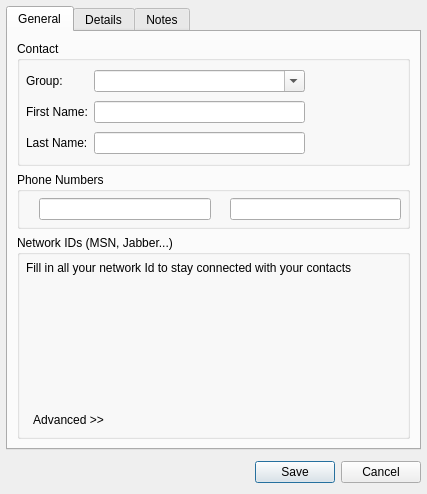
<ui version="4.0" >
 <class>ProfileDetails</class>
 <widget class="QWidget" name="ProfileDetails" >
  <property name="geometry" >
   <rect>
    <x>0</x>
    <y>0</y>
    <width>427</width>
    <height>494</height>
   </rect>
  </property>
  <layout class="QGridLayout" >
   <property name="margin" >
    <number>6</number>
   </property>
   <property name="spacing" >
    <number>6</number>
   </property>
   <item row="0" column="0" >
    <widget class="QTabWidget" name="tabWidget" >
     <property name="currentIndex" >
      <number>0</number>
     </property>
     <widget class="QWidget" name="tabGeneral" >
      <attribute name="title" >
       <string>General</string>
      </attribute>
      <layout class="QGridLayout" >
       <property name="margin" >
        <number>9</number>
       </property>
       <property name="spacing" >
        <number>6</number>
       </property>
       <item row="2" column="0" >
        <widget class="QGroupBox" name="groupBox_2" >
         <property name="title" >
          <string>Network IDs (MSN, Jabber...)</string>
         </property>
         <layout class="QGridLayout" >
          <property name="margin" >
           <number>6</number>
          </property>
          <property name="spacing" >
           <number>6</number>
          </property>
          <item row="1" column="0" >
           <widget class="QStackedWidget" name="imStackedWidget" >
            <property name="sizePolicy" >
             <sizepolicy>
              <hsizetype>5</hsizetype>
              <vsizetype>7</vsizetype>
              <horstretch>0</horstretch>
              <verstretch>0</verstretch>
             </sizepolicy>
            </property>
           </widget>
          </item>
          <item row="2" column="0" >
           <widget class="QToolButton" name="advancedButton" >
            <property name="text" >
             <string>Advanced >></string>
            </property>
            <property name="icon" >
             <iconset resource="../wengophone.qrc" >:/pics/config/advanced.png</iconset>
            </property>
            <property name="toolButtonStyle" >
             <enum>Qt::ToolButtonTextBesideIcon</enum>
            </property>
            <property name="autoRaise" >
             <bool>true</bool>
            </property>
           </widget>
          </item>
          <item row="0" column="0" >
           <widget class="QLabel" name="myProfileLabel" >
            <property name="autoFillBackground" >
             <bool>false</bool>
            </property>
            <property name="text" >
             <string>Fill in all your network Id to stay connected with your contacts</string>
            </property>
            <property name="scaledContents" >
             <bool>false</bool>
            </property>
            <property name="alignment" >
             <set>Qt::AlignJustify|Qt::AlignVCenter</set>
            </property>
            <property name="wordWrap" >
             <bool>true</bool>
            </property>
           </widget>
          </item>
         </layout>
        </widget>
       </item>
       <item row="1" column="0" >
        <widget class="QGroupBox" name="groupBox_3" >
         <property name="title" >
          <string>Phone Numbers</string>
         </property>
         <layout class="QGridLayout" >
          <property name="margin" >
           <number>6</number>
          </property>
          <property name="spacing" >
           <number>6</number>
          </property>
          <item row="0" column="2" >
           <widget class="QLabel" name="label_17" >
            <property name="sizePolicy" >
             <sizepolicy>
              <hsizetype>0</hsizetype>
              <vsizetype>5</vsizetype>
              <horstretch>0</horstretch>
              <verstretch>0</verstretch>
             </sizepolicy>
            </property>
            <property name="toolTip" >
             <string>Home phone</string>
            </property>
            <property name="pixmap" >
             <pixmap resource="../wengophone.qrc" >:/pics/contact/landline.png</pixmap>
            </property>
           </widget>
          </item>
          <item row="0" column="3" >
           <widget class="QLineEdit" name="homePhoneLineEdit" >
            <property name="maxLength" >
             <number>255</number>
            </property>
           </widget>
          </item>
          <item row="0" column="1" >
           <widget class="QLineEdit" name="mobilePhoneLineEdit" >
            <property name="maxLength" >
             <number>255</number>
            </property>
           </widget>
          </item>
          <item row="0" column="0" >
           <widget class="QLabel" name="label_15" >
            <property name="sizePolicy" >
             <sizepolicy>
              <hsizetype>0</hsizetype>
              <vsizetype>5</vsizetype>
              <horstretch>0</horstretch>
              <verstretch>0</verstretch>
             </sizepolicy>
            </property>
            <property name="toolTip" >
             <string>Mobile phone</string>
            </property>
            <property name="pixmap" >
             <pixmap resource="../wengophone.qrc" >:/pics/contact/mobile.png</pixmap>
            </property>
           </widget>
          </item>
         </layout>
        </widget>
       </item>
       <item row="0" column="0" >
        <widget class="QGroupBox" name="groupBox" >
         <property name="layoutDirection" >
          <enum>Qt::LeftToRight</enum>
         </property>
         <property name="title" >
          <string>Contact</string>
         </property>
         <layout class="QGridLayout" >
          <property name="margin" >
           <number>6</number>
          </property>
          <property name="spacing" >
           <number>6</number>
          </property>
          <item row="0" column="0" >
           <layout class="QGridLayout" >
            <property name="margin" >
             <number>0</number>
            </property>
            <property name="spacing" >
             <number>6</number>
            </property>
            <item row="0" column="0" >
             <widget class="QLabel" name="groupLabel" >
              <property name="text" >
               <string>Group:</string>
              </property>
             </widget>
            </item>
            <item row="2" column="1" >
             <widget class="QLineEdit" name="lastNameLineEdit" >
              <property name="maxLength" >
               <number>255</number>
              </property>
             </widget>
            </item>
            <item row="1" column="1" >
             <widget class="QLineEdit" name="firstNameLineEdit" >
              <property name="maxLength" >
               <number>255</number>
              </property>
             </widget>
            </item>
            <item row="2" column="0" >
             <widget class="QLabel" name="label_6" >
              <property name="text" >
               <string>Last Name:</string>
              </property>
             </widget>
            </item>
            <item row="1" column="0" >
             <widget class="QLabel" name="label_5" >
              <property name="text" >
               <string>First Name:</string>
              </property>
             </widget>
            </item>
            <item row="0" column="1" >
             <widget class="QComboBox" name="groupComboBox" >
              <property name="sizePolicy" >
               <sizepolicy>
                <hsizetype>7</hsizetype>
                <vsizetype>0</vsizetype>
                <horstretch>0</horstretch>
                <verstretch>0</verstretch>
               </sizepolicy>
              </property>
              <property name="editable" >
               <bool>true</bool>
              </property>
              <property name="maxVisibleItems" >
               <number>25</number>
              </property>
             </widget>
            </item>
           </layout>
          </item>
          <item row="0" column="1" >
           <widget class="QToolButton" name="avatarPixmapButton" >
            <property name="minimumSize" >
             <size>
              <width>90</width>
              <height>90</height>
             </size>
            </property>
            <property name="maximumSize" >
             <size>
              <width>90</width>
              <height>90</height>
             </size>
            </property>
            <property name="toolTip" >
             <string>&lt;html>&lt;head>&lt;meta name="qrichtext" content="1" />&lt;style type="text/css">
p, li { white-space: pre-wrap; }
&lt;/style>&lt;/head>&lt;body style=" font-family:'Sans Serif'; font-size:9pt; font-weight:400; font-style:normal; text-decoration:none;">
&lt;p style=" margin-top:0px; margin-bottom:0px; margin-left:0px; margin-right:0px; -qt-block-indent:0; text-indent:0px;">Click to change your avatar&lt;/p>&lt;/body>&lt;/html></string>
            </property>
            <property name="icon" >
             <iconset resource="../wengophone.qrc" >:/pics/avatar_background.png</iconset>
            </property>
            <property name="iconSize" >
             <size>
              <width>90</width>
              <height>90</height>
             </size>
            </property>
            <property name="autoRaise" >
             <bool>true</bool>
            </property>
           </widget>
          </item>
         </layout>
        </widget>
       </item>
      </layout>
     </widget>
     <widget class="QWidget" name="tabDetails" >
      <attribute name="title" >
       <string>Details</string>
      </attribute>
      <layout class="QGridLayout" >
       <property name="margin" >
        <number>9</number>
       </property>
       <property name="spacing" >
        <number>6</number>
       </property>
       <item row="1" column="0" >
        <widget class="QToolButton" name="websiteButton" >
         <property name="cursor" >
          <cursor>13</cursor>
         </property>
         <property name="text" >
          <string>Web/blog:</string>
         </property>
         <property name="icon" >
          <iconset resource="../wengophone.qrc" >:/pics/contact/home.png</iconset>
         </property>
         <property name="toolButtonStyle" >
          <enum>Qt::ToolButtonTextBesideIcon</enum>
         </property>
         <property name="autoRaise" >
          <bool>true</bool>
         </property>
        </widget>
       </item>
       <item row="2" column="0" colspan="2" >
        <widget class="Line" name="line" >
         <property name="orientation" >
          <enum>Qt::Horizontal</enum>
         </property>
        </widget>
       </item>
       <item row="3" column="0" >
        <widget class="QLabel" name="label_11" >
         <property name="text" >
          <string>Country:</string>
         </property>
        </widget>
       </item>
       <item row="4" column="0" >
        <widget class="QLabel" name="label_12" >
         <property name="text" >
          <string>State:</string>
         </property>
        </widget>
       </item>
       <item row="5" column="0" >
        <widget class="QLabel" name="label_8" >
         <property name="text" >
          <string>City:</string>
         </property>
        </widget>
       </item>
       <item row="6" column="0" colspan="2" >
        <widget class="Line" name="line_2" >
         <property name="orientation" >
          <enum>Qt::Horizontal</enum>
         </property>
        </widget>
       </item>
       <item row="7" column="0" >
        <widget class="QLabel" name="label_10" >
         <property name="text" >
          <string>Gender:</string>
         </property>
        </widget>
       </item>
       <item row="8" column="0" >
        <widget class="QLabel" name="label_7" >
         <property name="text" >
          <string>Birth Date:</string>
         </property>
        </widget>
       </item>
       <item row="9" column="1" >
        <spacer>
         <property name="orientation" >
          <enum>Qt::Vertical</enum>
         </property>
         <property name="sizeHint" >
          <size>
           <width>20</width>
           <height>40</height>
          </size>
         </property>
        </spacer>
       </item>
       <item row="0" column="0" >
        <widget class="QToolButton" name="emailButton" >
         <property name="cursor" >
          <cursor>13</cursor>
         </property>
         <property name="text" >
          <string>Email:</string>
         </property>
         <property name="icon" >
          <iconset resource="../wengophone.qrc" >:/pics/edit.png</iconset>
         </property>
         <property name="toolButtonStyle" >
          <enum>Qt::ToolButtonTextBesideIcon</enum>
         </property>
         <property name="autoRaise" >
          <bool>true</bool>
         </property>
        </widget>
       </item>
       <item row="1" column="1" >
        <widget class="QLineEdit" name="webLineEdit" />
       </item>
       <item row="0" column="1" >
        <widget class="QLineEdit" name="emailLineEdit" >
         <property name="maxLength" >
          <number>255</number>
         </property>
        </widget>
       </item>
       <item row="4" column="1" >
        <widget class="QLineEdit" name="stateLineEdit" >
         <property name="maxLength" >
          <number>255</number>
         </property>
        </widget>
       </item>
       <item row="5" column="1" >
        <widget class="QLineEdit" name="cityLineEdit" >
         <property name="maxLength" >
          <number>255</number>
         </property>
        </widget>
       </item>
       <item row="8" column="1" >
        <widget class="QDateEdit" name="birthDate" >
         <property name="displayFormat" >
          <string>dd MMMM yyyy</string>
         </property>
        </widget>
       </item>
       <item row="7" column="1" >
        <widget class="QComboBox" name="genderComboBox" >
         <item>
          <property name="text" >
           <string>Unknown</string>
          </property>
         </item>
         <item>
          <property name="text" >
           <string>Male</string>
          </property>
         </item>
         <item>
          <property name="text" >
           <string>Female</string>
          </property>
         </item>
        </widget>
       </item>
       <item row="3" column="1" >
        <widget class="QComboBox" name="countryComboBox" >
         <property name="editable" >
          <bool>true</bool>
         </property>
        </widget>
       </item>
      </layout>
     </widget>
     <widget class="QWidget" name="tabNotes" >
      <attribute name="title" >
       <string>Notes</string>
      </attribute>
      <layout class="QGridLayout" >
       <property name="margin" >
        <number>9</number>
       </property>
       <property name="spacing" >
        <number>6</number>
       </property>
       <item row="0" column="0" >
        <widget class="QTextEdit" name="notesEdit" />
       </item>
      </layout>
     </widget>
    </widget>
   </item>
   <item row="1" column="0" >
    <layout class="QGridLayout" >
     <property name="margin" >
      <number>0</number>
     </property>
     <property name="spacing" >
      <number>6</number>
     </property>
     <item row="0" column="2" >
      <widget class="QPushButton" name="cancelButton" >
       <property name="text" >
        <string>Cancel</string>
       </property>
      </widget>
     </item>
     <item row="0" column="1" >
      <widget class="QPushButton" name="saveButton" >
       <property name="text" >
        <string>Save</string>
       </property>
       <property name="autoDefault" >
        <bool>true</bool>
       </property>
       <property name="default" >
        <bool>true</bool>
       </property>
      </widget>
     </item>
     <item row="0" column="0" >
      <spacer>
       <property name="orientation" >
        <enum>Qt::Horizontal</enum>
       </property>
       <property name="sizeHint" >
        <size>
         <width>91</width>
         <height>32</height>
        </size>
       </property>
      </spacer>
     </item>
    </layout>
   </item>
  </layout>
 </widget>
 <tabstops>
  <tabstop>tabWidget</tabstop>
  <tabstop>groupComboBox</tabstop>
  <tabstop>avatarPixmapButton</tabstop>
  <tabstop>firstNameLineEdit</tabstop>
  <tabstop>lastNameLineEdit</tabstop>
  <tabstop>mobilePhoneLineEdit</tabstop>
  <tabstop>homePhoneLineEdit</tabstop>
  <tabstop>advancedButton</tabstop>
  <tabstop>saveButton</tabstop>
  <tabstop>cancelButton</tabstop>
  <tabstop>emailLineEdit</tabstop>
  <tabstop>webLineEdit</tabstop>
  <tabstop>countryComboBox</tabstop>
  <tabstop>stateLineEdit</tabstop>
  <tabstop>cityLineEdit</tabstop>
  <tabstop>genderComboBox</tabstop>
  <tabstop>birthDate</tabstop>
  <tabstop>notesEdit</tabstop>
 </tabstops>
 <resources>
  <include location="../wengophone.qrc" />
 </resources>
 <connections/>
</ui>
